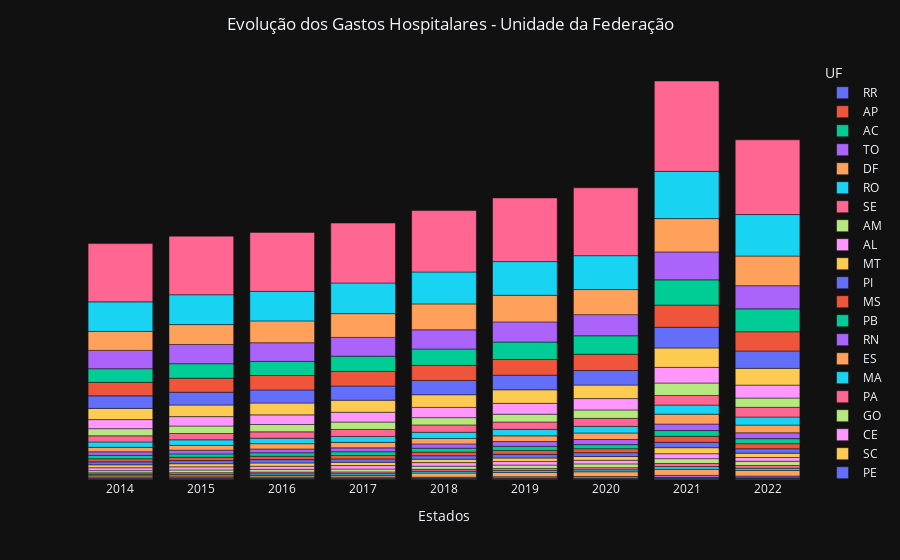

Notebook source saved alongside this figure:
### Markdown cell above
### comparações entre anos e ufs em gráficos de barra

### Code cell
df_sorted = df.sort_values(by='gastos', ascending=True)

# Criar o gráfico de barras
fig_barr_ano_uf = px.bar(
    df_sorted, x='ano', y='gastos', color='uf', template='plotly_dark').update_layout(
        barmode='relative', title='Evolução dos Gastos Hospitalares - Unidade da Federação', title_x=0.5).update_layout(
            legend_title_text='UF').update_xaxes(
                title='Estados', showgrid=False).update_yaxes(
                    visible=False, showticklabels=False, showgrid=False)

fig_barr_ano_uf.show()

### Figure 1 — Plotly figure (JSON) as saved in the notebook; plotly's stock layout.template omitted (floating-point values rounded to 4 significant figures)
{"data": [{"alignmentgroup": "True", "hovertemplate": "uf=RR<br>ano=%{x}<br>gastos=%{y}<extra></extra>", "legendgroup": "RR", "marker": {"color": "#636efa", "pattern": {"shape": ""}}, "name": "RR", "offsetgroup": "RR", "orientation": "v", "showlegend": true, "textposition": "auto", "type": "bar", "x": [2014, 2015, 2016, 2017, 2018, 2019, 2020, 2022, 2021], "xaxis": "x", "y": [19760000.0, 24560000.0, 29130000.0, 31340000.0, 33850000.0, 34320000.0, 36870000.0, 43560000.0, 43780000.0], "yaxis": "y"}, {"alignmentgroup": "True", "hovertemplate": "uf=AP<br>ano=%{x}<br>gastos=%{y}<extra></extra>", "legendgroup": "AP", "marker": {"color": "#EF553B", "pattern": {"shape": ""}}, "name": "AP", "offsetgroup": "AP", "orientation": "v", "showlegend": true, "textposition": "auto", "type": "bar", "x": [2016, 2015, 2017, 2014, 2018, 2020, 2019, 2022, 2021], "xaxis": "x", "y": [21920000.0, 22050000.0, 22370000.0, 23350000.0, 25840000.0, 27870000.0, 29370000.0, 35930000.0, 45570000.0], "yaxis": "y"}, {"alignmentgroup": "True", "hovertemplate": "uf=AC<br>ano=%{x}<br>gastos=%{y}<extra></extra>", "legendgroup": "AC", "marker": {"color": "#00cc96", "pattern": {"shape": ""}}, "name": "AC", "offsetgroup": "AC", "orientation": "v", "showlegend": true, "textposition": "auto", "type": "bar", "x": [2018, 2019, 2014, 2017, 2015, 2020, 2016, 2022, 2021], "xaxis": "x", "y": [34430000.0, 34710000.0, 36040000.0, 37250000.0, 37260000.0, 40020000.0, 40490000.0, 43380000.0, 50690000.0], "yaxis": "y"}, {"alignmentgroup": "True", "hovertemplate": "uf=TO<br>ano=%{x}<br>gastos=%{y}<extra></extra>", "legendgroup": "TO", "marker": {"color": "#ab63fa", "pattern": {"shape": ""}}, "name": "TO", "offsetgroup": "TO", "orientation": "v", "showlegend": true, "textposition": "auto", "type": "bar", "x": [2018, 2017, 2016, 2015, 2019, 2014, 2020, 2022, 2021], "xaxis": "x", "y": [62980000.0, 72770000.0, 78030000.0, 78230000.0, 82310000.0, 88440000.0, 92890000.0, 99160000.0, 119200000.0], "yaxis": "y"}, {"alignmentgroup": "True", "hovertemplate": "uf=DF<br>ano=%{x}<br>gastos=%{y}<extra></extra>", "legendgroup": "DF", "marker": {"color": "#FFA15A", "pattern": {"shape": ""}}, "name": "DF", "offsetgroup": "DF", "orientation": "v", "showlegend": true, "textposition": "auto", "type": "bar", "x": [2015, 2014, 2016, 2017, 2018, 2019, 2020, 2022, 2021], "xaxis": "x", "y": [64470000.0, 71630000.0, 83120000.0, 96640000.0, 233100000.0, 239900000.0, 265400000.0, 312800000.0, 338300000.0], "yaxis": "y"}, {"alignmentgroup": "True", "hovertemplate": "uf=RO<br>ano=%{x}<br>gastos=%{y}<extra></extra>", "legendgroup": "RO", "marker": {"color": "#19d3f3", "pattern": {"shape": ""}}, "name": "RO", "offsetgroup": "RO", "orientation": "v", "showlegend": true, "textposition": "auto", "type": "bar", "x": [2014, 2015, 2016, 2017, 2018, 2019, 2020, 2022, 2021], "xaxis": "x", "y": [79100000.0, 86160000.0, 91960000.0, 95260000.0, 102100000.0, 109100000.0, 110000000.0, 124800000.0, 154245547], "yaxis": "y"}, {"alignmentgroup": "True", "hovertemplate": "uf=SE<br>ano=%{x}<br>gastos=%{y}<extra></extra>", "legendgroup": "SE", "marker": {"color": "#FF6692", "pattern": {"shape": ""}}, "name": "SE", "offsetgroup": "SE", "orientation": "v", "showlegend": true, "textposition": "auto", "type": "bar", "x": [2014, 2015, 2017, 2016, 2018, 2019, 2020, 2022, 2021], "xaxis": "x", "y": [83950000.0, 96670000.0, 99810000.0, 102300000.0, 107300000.0, 117500000.0, 120200000.0, 154400000.0, 175700000.0], "yaxis": "y"}, {"alignmentgroup": "True", "hovertemplate": "uf=AM<br>ano=%{x}<br>gastos=%{y}<extra></extra>", "legendgroup": "AM", "marker": {"color": "#B6E880", "pattern": {"shape": ""}}, "name": "AM", "offsetgroup": "AM", "orientation": "v", "showlegend": true, "textposition": "auto", "type": "bar", "x": [2014, 2016, 2015, 2017, 2018, 2019, 2020, 2022, 2021], "xaxis": "x", "y": [121900000.0, 147800000.0, 151300000.0, 160800000.0, 175700000.0, 189300000.0, 210300000.0, 237700000.0, 270900000.0], "yaxis": "y"}, {"alignmentgroup": "True", "hovertemplate": "uf=AL<br>ano=%{x}<br>gastos=%{y}<extra></extra>", "legendgroup": "AL", "marker": {"color": "#FF97FF", "pattern": {"shape": ""}}, "name": "AL", "offsetgroup": "AL", "orientation": "v", "showlegend": true, "textposition": "auto", "type": "bar", "x": [2014, 2016, 2015, 2017, 2018, 2019, 2020, 2022, 2021], "xaxis": "x", "y": [163600000.0, 177600000.0, 177800000.0, 191800000.0, 201000000.0, 204800000.0, 205600000.0, 211600000.0, 276900000.0], "yaxis": "y"}, {"alignmentgroup": "True", "hovertemplate": "uf=MT<br>ano=%{x}<br>gastos=%{y}<extra></extra>", "legendgroup": "MT", "marker": {"color": "#FECB52", "pattern": {"shape": ""}}, "name": "MT", "offsetgroup": "MT", "orientation": "v", "showlegend": true, "textposition": "auto", "type": "bar", "x": [2014, 2015, 2016, 2017, 2019, 2018, 2020, 2022, 2021], "xaxis": "x", "y": [164700000.0, 173900000.0, 181900000.0, 185900000.0, 189600000.0, 190700000.0, 205300000.0, 241200000.0, 336500000.0], "yaxis": "y"}, {"alignmentgroup": "True", "hovertemplate": "uf=PI<br>ano=%{x}<br>gastos=%{y}<extra></extra>", "legendgroup": "PI", "marker": {"color": "#636efa", "pattern": {"shape": ""}}, "name": "PI", "offsetgroup": "PI", "orientation": "v", "showlegend": true, "textposition": "auto", "type": "bar", "x": [2014, 2015, 2017, 2016, 2018, 2019, 2020, 2022, 2021], "xaxis": "x", "y": [164800000.0, 174900000.0, 186600000.0, 188700000.0, 195900000.0, 206800000.0, 216300000.0, 246800000.0, 302000000.0], "yaxis": "y"}, {"alignmentgroup": "True", "hovertemplate": "uf=MS<br>ano=%{x}<br>gastos=%{y}<extra></extra>", "legendgroup": "MS", "marker": {"color": "#EF553B", "pattern": {"shape": ""}}, "name": "MS", "offsetgroup": "MS", "orientation": "v", "showlegend": true, "textposition": "auto", "type": "bar", "x": [2014, 2015, 2016, 2017, 2018, 2019, 2020, 2022, 2021], "xaxis": "x", "y": [174100000.0, 186400000.0, 191000000.0, 194500000.0, 201900000.0, 218600000.0, 227400000.0, 285800000.0, 337100000.0], "yaxis": "y"}, {"alignmentgroup": "True", "hovertemplate": "uf=PB<br>ano=%{x}<br>gastos=%{y}<extra></extra>", "legendgroup": "PB", "marker": {"color": "#00cc96", "pattern": {"shape": ""}}, "name": "PB", "offsetgroup": "PB", "orientation": "v", "showlegend": true, "textposition": "auto", "type": "bar", "x": [2015, 2016, 2014, 2017, 2018, 2020, 2019, 2022, 2021], "xaxis": "x", "y": [189600000.0, 192800000.0, 194500000.0, 208900000.0, 218300000.0, 227900000.0, 232200000.0, 284000000.0, 320700000.0], "yaxis": "y"}, {"alignmentgroup": "True", "hovertemplate": "uf=RN<br>ano=%{x}<br>gastos=%{y}<extra></extra>", "legendgroup": "RN", "marker": {"color": "#ab63fa", "pattern": {"shape": ""}}, "name": "RN", "offsetgroup": "RN", "orientation": "v", "showlegend": true, "textposition": "auto", "type": "bar", "x": [2014, 2015, 2016, 2017, 2018, 2019, 2020, 2022, 2021], "xaxis": "x", "y": [193200000.0, 210900000.0, 212900000.0, 218400000.0, 240900000.0, 266700000.0, 283200000.0, 323600000.0, 365500000.0], "yaxis": "y"}, {"alignmentgroup": "True", "hovertemplate": "uf=ES<br>ano=%{x}<br>gastos=%{y}<extra></extra>", "legendgroup": "ES", "marker": {"color": "#FFA15A", "pattern": {"shape": ""}}, "name": "ES", "offsetgroup": "ES", "orientation": "v", "showlegend": true, "textposition": "auto", "type": "bar", "x": [2014, 2015, 2016, 2018, 2017, 2019, 2020, 2022, 2021], "xaxis": "x", "y": [253100000.0, 267200000.0, 297000000.0, 303400000.0, 309200000.0, 319900000.0, 364600000.0, 434500000.0, 554000000.0], "yaxis": "y"}, {"alignmentgroup": "True", "hovertemplate": "uf=MA<br>ano=%{x}<br>gastos=%{y}<extra></extra>", "legendgroup": "MA", "marker": {"color": "#19d3f3", "pattern": {"shape": ""}}, "name": "MA", "offsetgroup": "MA", "orientation": "v", "showlegend": true, "textposition": "auto", "type": "bar", "x": [2014, 2016, 2015, 2017, 2018, 2019, 2020, 2022, 2021], "xaxis": "x", "y": [301800000.0, 307500000.0, 311500000.0, 333700000.0, 351600000.0, 366400000.0, 375800000.0, 452500000.0, 510300000.0], "yaxis": "y"}, {"alignmentgroup": "True", "hovertemplate": "uf=PA<br>ano=%{x}<br>gastos=%{y}<extra></extra>", "legendgroup": "PA", "marker": {"color": "#FF6692", "pattern": {"shape": ""}}, "name": "PA", "offsetgroup": "PA", "orientation": "v", "showlegend": true, "textposition": "auto", "type": "bar", "x": [2014, 2015, 2016, 2017, 2018, 2019, 2020, 2021, 2022], "xaxis": "x", "y": [342900000.0, 354000000.0, 357100000.0, 389000000.0, 410200000.0, 410800000.0, 447200000.0, 540400000.0, 545700000.0], "yaxis": "y"}, {"alignmentgroup": "True", "hovertemplate": "uf=GO<br>ano=%{x}<br>gastos=%{y}<extra></extra>", "legendgroup": "GO", "marker": {"color": "#B6E880", "pattern": {"shape": ""}}, "name": "GO", "offsetgroup": "GO", "orientation": "v", "showlegend": true, "textposition": "auto", "type": "bar", "x": [2014, 2018, 2016, 2017, 2015, 2019, 2020, 2022, 2021], "xaxis": "x", "y": [400900000.0, 407200000.0, 410600000.0, 414600000.0, 420300000.0, 438400000.0, 471900000.0, 517100000.0, 697200000.0], "yaxis": "y"}, {"alignmentgroup": "True", "hovertemplate": "uf=CE<br>ano=%{x}<br>gastos=%{y}<extra></extra>", "legendgroup": "CE", "marker": {"color": "#FF97FF", "pattern": {"shape": ""}}, "name": "CE", "offsetgroup": "CE", "orientation": "v", "showlegend": true, "textposition": "auto", "type": "bar", "x": [2014, 2015, 2016, 2017, 2018, 2019, 2020, 2022, 2021], "xaxis": "x", "y": [510200000.0, 527100000.0, 540100000.0, 551300000.0, 574000000.0, 607900000.0, 636500000.0, 726400000.0, 877800000.0], "yaxis": "y"}, {"alignmentgroup": "True", "hovertemplate": "uf=SC<br>ano=%{x}<br>gastos=%{y}<extra></extra>", "legendgroup": "SC", "marker": {"color": "#FECB52", "pattern": {"shape": ""}}, "name": "SC", "offsetgroup": "SC", "orientation": "v", "showlegend": true, "textposition": "auto", "type": "bar", "x": [2014, 2015, 2016, 2017, 2018, 2020, 2019, 2022, 2021], "xaxis": "x", "y": [626000000.0, 649700000.0, 663900000.0, 676700000.0, 711400000.0, 758000000.0, 759200000.0, 939500000.0, 1087000000.0], "yaxis": "y"}, {"alignmentgroup": "True", "hovertemplate": "uf=PE<br>ano=%{x}<br>gastos=%{y}<extra></extra>", "legendgroup": "PE", "marker": {"color": "#636efa", "pattern": {"shape": ""}}, "name": "PE", "offsetgroup": "PE", "orientation": "v", "showlegend": true, "textposition": "auto", "type": "bar", "x": [2014, 2015, 2016, 2017, 2018, 2020, 2019, 2022, 2021], "xaxis": "x", "y": [703527971, 717000000.0, 733200000.0, 792200000.0, 800700000.0, 815500000.0, 819700000.0, 975500000.0, 1162000000.0], "yaxis": "y"}, {"alignmentgroup": "True", "hovertemplate": "uf=BA<br>ano=%{x}<br>gastos=%{y}<extra></extra>", "legendgroup": "BA", "marker": {"color": "#EF553B", "pattern": {"shape": ""}}, "name": "BA", "offsetgroup": "BA", "orientation": "v", "showlegend": true, "textposition": "auto", "type": "bar", "x": [2014, 2015, 2016, 2017, 2018, 2019, 2020, 2022, 2021], "xaxis": "x", "y": [757700000.0, 785600000.0, 810100000.0, 821200000.0, 845500000.0, 879700000.0, 914500000.0, 1077000000.0, 1244000000.0], "yaxis": "y"}, {"alignmentgroup": "True", "hovertemplate": "uf=RJ<br>ano=%{x}<br>gastos=%{y}<extra></extra>", "legendgroup": "RJ", "marker": {"color": "#00cc96", "pattern": {"shape": ""}}, "name": "RJ", "offsetgroup": "RJ", "orientation": "v", "showlegend": true, "textposition": "auto", "type": "bar", "x": [2014, 2016, 2015, 2017, 2018, 2019, 2020, 2022, 2021], "xaxis": "x", "y": [766000000.0, 790300000.0, 814700000.0, 853500000.0, 918100000.0, 976900000.0, 1033000000.0, 1285000000.0, 1414000000.0], "yaxis": "y"}, {"alignmentgroup": "True", "hovertemplate": "uf=RS<br>ano=%{x}<br>gastos=%{y}<extra></extra>", "legendgroup": "RS", "marker": {"color": "#ab63fa", "pattern": {"shape": ""}}, "name": "RS", "offsetgroup": "RS", "orientation": "v", "showlegend": true, "textposition": "auto", "type": "bar", "x": [2014, 2016, 2017, 2018, 2015, 2019, 2020, 2022, 2021], "xaxis": "x", "y": [1026000000.0, 1047000000.0, 1053000000.0, 1074000000.0, 1077000000.0, 1132000000.0, 1187000000.0, 1298000000.0, 1567000000.0], "yaxis": "y"}, {"alignmentgroup": "True", "hovertemplate": "uf=PR<br>ano=%{x}<br>gastos=%{y}<extra></extra>", "legendgroup": "PR", "marker": {"color": "#FFA15A", "pattern": {"shape": ""}}, "name": "PR", "offsetgroup": "PR", "orientation": "v", "showlegend": true, "textposition": "auto", "type": "bar", "x": [2014, 2015, 2016, 2017, 2020, 2018, 2019, 2022, 2021], "xaxis": "x", "y": [1063000000.0, 1117000000.0, 1225000000.0, 1333000000.0, 1406000000.0, 1454000000.0, 1493000000.0, 1662000000.0, 1868000000.0], "yaxis": "y"}, {"alignmentgroup": "True", "hovertemplate": "uf=MG<br>ano=%{x}<br>gastos=%{y}<extra></extra>", "legendgroup": "MG", "marker": {"color": "#19d3f3", "pattern": {"shape": ""}}, "name": "MG", "offsetgroup": "MG", "orientation": "v", "showlegend": true, "textposition": "auto", "type": "bar", "x": [2016, 2014, 2015, 2017, 2018, 2019, 2020, 2022, 2021], "xaxis": "x", "y": [1658000000.0, 1659000000.0, 1675000000.0, 1719000000.0, 1790000000.0, 1889000000.0, 1900000000.0, 2326000000.0, 2647000000.0], "yaxis": "y"}, {"alignmentgroup": "True", "hovertemplate": "uf=SP<br>ano=%{x}<br>gastos=%{y}<extra></extra>", "legendgroup": "SP", "marker": {"color": "#FF6692", "pattern": {"shape": ""}}, "name": "SP", "offsetgroup": "SP", "orientation": "v", "showlegend": true, "textposition": "auto", "type": "bar", "x": [2014, 2015, 2016, 2017, 2018, 2019, 2020, 2022, 2021], "xaxis": "x", "y": [3268008800, 3285000000.0, 3305000000.0, 3361000000.0, 3442000000.0, 3568000000.0, 3806000000.0, 4191000000.0, 5068000000.0], "yaxis": "y"}], "layout": {"barmode": "relative", "legend": {"title": {"text": "UF"}, "tracegroupgap": 0}, "margin": {"t": 60}, "title": {"text": "Evolução dos Gastos Hospitalares - Unidade da Federação", "x": 0.5}, "xaxis": {"anchor": "y", "domain": [0, 1], "showgrid": false, "title": {"text": "Estados"}}, "yaxis": {"anchor": "x", "domain": [0, 1], "showgrid": false, "showticklabels": false, "title": {"text": "gastos"}, "visible": false}}}
